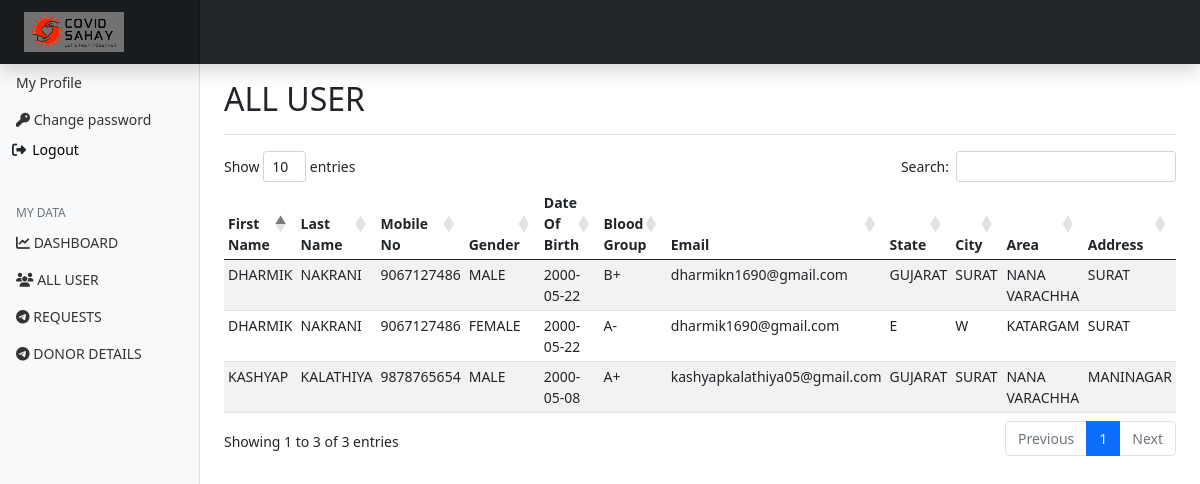
Page /myadmin/alluser (signed in) on the committed database.
### user/models.py (models this page shows)
class User(models.Model):
   fName = models.CharField(max_length=20, null=True)
   lName = models.CharField(max_length=20, null=True)
   mono = models.BigIntegerField(null=True)
   gender = models.CharField(max_length=10, null=True)
   dob = models.CharField(max_length=10, null=True)
   bGrp = models.CharField(max_length=10, null=True)
   email = models.CharField(max_length=30, null=True)
   state = models.CharField(max_length=20, null=True)
   city = models.CharField(max_length=20, null=True)
   area = models.CharField(max_length=20, null=True)
   add = models.CharField(max_length=50, null=True)
   pwd = models.CharField(max_length=50, null=True)

### myadmin/views.py (the view)
# urls.py: path('/alluser', django_admin_alluser, name='alluser'),
def django_admin_alluser(request):
     try:
          aId = request.session['admin_id']
     except KeyError:
          return redirect('alogin')
     aDetail = MyAdmin.objects.get(id=aId)
     data = User.objects.all()
     context = {
          "aId": aDetail.aName,
          "alldata": data
     }
     if request.method == 'POST':
          if request.POST.get('logout'):
               if request.session.has_key('admin_id'):
                    request.session.flush()
               return redirect('alogin')
     return render(request, 'Myadmin_panel/alluser.html', context)

### template/Myadmin_panel/alluser.html (shortened to what this page needs)
{% extends 'Myadmin_panel/header.html' %}
{% load static %}
{% get_static_prefix as STATFILE %}
{% block 'content' %}
<div class="d-flex justify-content-between flex-wrap flex-md-nowrap align-items-center pt-3 pb-2 mb-3 border-bottom">
    <h2>ALL USER</h2>
  </div>
  <div class="table-responsive" >
    <table class="table table-striped table-sm" id="mytable">
      <thead>
        <tr>
          <th scope="col">First Name</th>
          <th scope="col">Last Name</th>
          <th scope="col">Mobile No</th>
          <th scope="col">Gender</th>
          <th scope="col">Date Of Birth</th>
          <th scope="col">Blood Group</th>
          <th scope="col">Email</th>
          <th scope="col">State</th>
          <th scope="col">City</th>
          <th scope="col">Area</th>
          <th scope="col">Address</th>
        </tr>
      </thead>
      <tbody>
        {% for all in alldata %}
        <tr>
          <td>{{all.fName |upper}}</td>
          <td>{{all.lName |upper}}</td>
          <td>{{all.mono |upper}}</td>
          <td>{{all.gender |upper}}</td>
          <td>{{all.dob |upper}}</td>
          <td>{{all.bGrp |upper}}</td>
          <td>{{all.email |lower}}</td>
          <td>{{all.state |upper}}</td>
          <td>{{all.city |upper}}</td>
          <td>{{all.area |upper}}</td>
          <td>{{all.add |upper}}</td>
        </tr>
        {% endfor %}
      </tbody>
    </table>
  </div>
{% endblock 'content' %}
{% block 'extrajs' %}
<link rel="stylesheet" href="https://cdn.datatables.net/1.10.21/css/dataTables.bootstrap4.min.css">
{% endblock 'extrajs' %}

### static/css/admin.css (style rules this page uses)
body { font-size: .875rem; }

### rows in the picture
User: fName "KASHYAP", lName "KALATHIYA", mono "9878765654", gender "MALE", dob "2000-05-08", bGrp "A+", email "kashyapkalathiya05@gmail.com", state "GUJARAT", city "SURAT", area "NANA VARACHHA", add "MANINAGAR"
User: fName "DHARMIK", lName "NAKRANI", mono "9067127486", gender "MALE", dob "2000-05-22", bGrp "B+", email "dharmikn1690@gmail.com", state "GUJARAT", city "SURAT", area "NANA VARACHHA", add "SURAT"
User: fName "DHARMIK", lName "NAKRANI", mono "9067127486", gender "FEMALE", dob "2000-05-22", bGrp "A-", email "dharmik1690@gmail.com", state "E", city "W", area "KATARGAM", add "SURAT"
